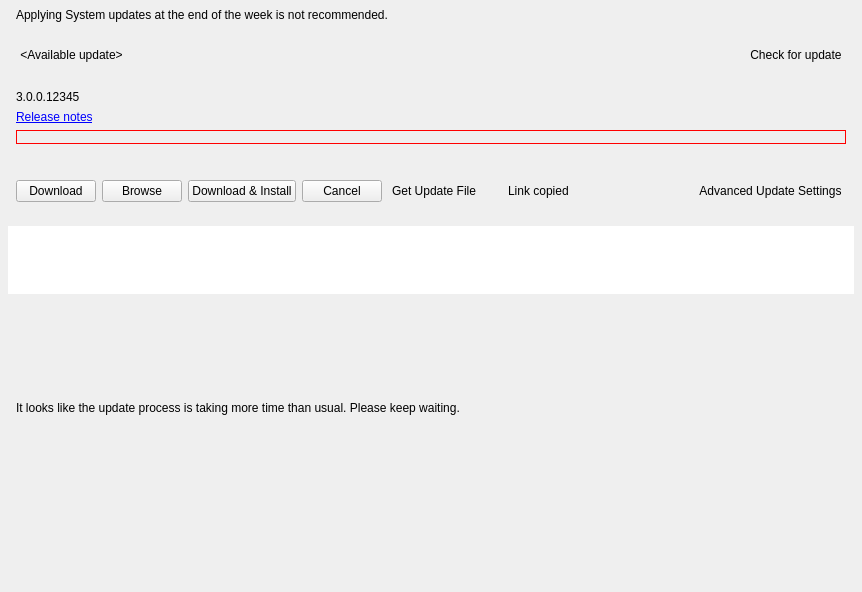
<?xml version="1.0" encoding="UTF-8"?>
<ui version="4.0">
 <class>MultiServerUpdatesWidget</class>
 <widget class="QWidget" name="MultiServerUpdatesWidget">
  <property name="geometry">
   <rect>
    <x>0</x>
    <y>0</y>
    <width>862</width>
    <height>592</height>
   </rect>
  </property>
  <layout class="QVBoxLayout" name="verticalLayout" stretch="0,0,1">
   <property name="spacing">
    <number>0</number>
   </property>
   <property name="leftMargin">
    <number>0</number>
   </property>
   <property name="topMargin">
    <number>0</number>
   </property>
   <property name="rightMargin">
    <number>0</number>
   </property>
   <property name="bottomMargin">
    <number>0</number>
   </property>
   <item>
    <widget class="nx::vms::client::desktop::Panel" name="dayWarningBanner" native="true">
     <layout class="QHBoxLayout" name="horizontalLayout_4">
      <property name="leftMargin">
       <number>16</number>
      </property>
      <property name="topMargin">
       <number>8</number>
      </property>
      <property name="rightMargin">
       <number>16</number>
      </property>
      <property name="bottomMargin">
       <number>8</number>
      </property>
      <item>
       <widget class="QLabel" name="dayWarningLabel">
        <property name="text">
         <string>Applying System updates at the end of the week is not recommended.</string>
        </property>
       </widget>
      </item>
     </layout>
    </widget>
   </item>
   <item>
    <widget class="nx::vms::client::desktop::Panel" name="controlsPanel" native="true">
     <property name="sizePolicy">
      <sizepolicy hsizetype="Preferred" vsizetype="Preferred">
       <horstretch>0</horstretch>
       <verstretch>0</verstretch>
      </sizepolicy>
     </property>
     <layout class="QVBoxLayout" name="controlsVerticalLayout">
      <property name="spacing">
       <number>0</number>
      </property>
      <property name="leftMargin">
       <number>16</number>
      </property>
      <property name="topMargin">
       <number>14</number>
      </property>
      <property name="rightMargin">
       <number>16</number>
      </property>
      <property name="bottomMargin">
       <number>16</number>
      </property>
      <item>
       <widget class="QStackedWidget" name="titleStackedWidget">
        <property name="currentIndex">
         <number>0</number>
        </property>
        <widget class="QWidget" name="selectUpdateTypePage">
         <layout class="QHBoxLayout" name="horizontalLayout_10">
          <property name="leftMargin">
           <number>0</number>
          </property>
          <property name="topMargin">
           <number>0</number>
          </property>
          <property name="rightMargin">
           <number>0</number>
          </property>
          <property name="bottomMargin">
           <number>0</number>
          </property>
          <item>
           <widget class="QPushButton" name="selectUpdateTypeButton">
            <property name="sizePolicy">
             <sizepolicy hsizetype="Minimum" vsizetype="Preferred">
              <horstretch>0</horstretch>
              <verstretch>0</verstretch>
             </sizepolicy>
            </property>
            <property name="focusPolicy">
             <enum>Qt::TabFocus</enum>
            </property>
            <property name="text">
             <string notr="true">&lt;Available update&gt;</string>
            </property>
            <property name="iconSize">
             <size>
              <width>20</width>
              <height>20</height>
             </size>
            </property>
            <property name="flat">
             <bool>true</bool>
            </property>
           </widget>
          </item>
          <item>
           <spacer name="horizontalSpacer_5">
            <property name="orientation">
             <enum>Qt::Horizontal</enum>
            </property>
            <property name="sizeHint" stdset="0">
             <size>
              <width>355</width>
              <height>0</height>
             </size>
            </property>
           </spacer>
          </item>
          <item>
           <widget class="QPushButton" name="updateCheckMode">
            <property name="text">
             <string>Check for update</string>
            </property>
            <property name="flat">
             <bool>true</bool>
            </property>
           </widget>
          </item>
         </layout>
        </widget>
        <widget class="QWidget" name="updatingPage">
         <layout class="QHBoxLayout" name="horizontalLayout_11">
          <property name="leftMargin">
           <number>0</number>
          </property>
          <property name="topMargin">
           <number>0</number>
          </property>
          <property name="rightMargin">
           <number>0</number>
          </property>
          <property name="bottomMargin">
           <number>0</number>
          </property>
          <item>
           <widget class="QLabel" name="updatingTitleLabel">
            <property name="text">
             <string>Updating to...</string>
            </property>
           </widget>
          </item>
          <item>
           <spacer name="horizontalSpacer_6">
            <property name="orientation">
             <enum>Qt::Horizontal</enum>
            </property>
            <property name="sizeHint" stdset="0">
             <size>
              <width>522</width>
              <height>0</height>
             </size>
            </property>
           </spacer>
          </item>
         </layout>
        </widget>
       </widget>
      </item>
      <item>
       <spacer name="verticalSpacer_4">
        <property name="orientation">
         <enum>Qt::Vertical</enum>
        </property>
        <property name="sizeType">
         <enum>QSizePolicy::Fixed</enum>
        </property>
        <property name="sizeHint" stdset="0">
         <size>
          <width>20</width>
          <height>6</height>
         </size>
        </property>
       </spacer>
      </item>
      <item>
       <widget class="QStackedWidget" name="versionStackedWidget">
        <property name="currentIndex">
         <number>0</number>
        </property>
        <widget class="QWidget" name="versionPage">
         <layout class="QVBoxLayout" name="verticalLayout_5" stretch="0,1,0,0">
          <property name="spacing">
           <number>6</number>
          </property>
          <property name="leftMargin">
           <number>0</number>
          </property>
          <property name="topMargin">
           <number>0</number>
          </property>
          <property name="rightMargin">
           <number>0</number>
          </property>
          <property name="bottomMargin">
           <number>0</number>
          </property>
          <item>
           <widget class="QLabel" name="targetVersionLabel">
            <property name="minimumSize">
             <size>
              <width>0</width>
              <height>32</height>
             </size>
            </property>
            <property name="maximumSize">
             <size>
              <width>16777215</width>
              <height>32</height>
             </size>
            </property>
            <property name="text">
             <string notr="true">3.0.0.12345</string>
            </property>
            <property name="alignment">
             <set>Qt::AlignBottom|Qt::AlignLeading|Qt::AlignLeft</set>
            </property>
            <property name="margin">
             <number>1</number>
            </property>
            <property name="textInteractionFlags">
             <set>Qt::NoTextInteraction</set>
            </property>
           </widget>
          </item>
          <item>
           <widget class="QLabel" name="releaseNotesUrl">
            <property name="sizePolicy">
             <sizepolicy hsizetype="Preferred" vsizetype="Fixed">
              <horstretch>0</horstretch>
              <verstretch>0</verstretch>
             </sizepolicy>
            </property>
            <property name="text">
             <string notr="true" extracomment="Text should not be translatable, set from cpp">&lt;a href='notes'&gt;Release notes&lt;/a&gt;</string>
            </property>
            <property name="alignment">
             <set>Qt::AlignLeading|Qt::AlignLeft|Qt::AlignTop</set>
            </property>
            <property name="margin">
             <number>0</number>
            </property>
           </widget>
          </item>
          <item>
           <widget class="QWidget" name="releaseDescriptionHolder" native="true">
            <property name="styleSheet">
             <string notr="true">#releaseDescriptionHolder { border-width: 1px;
border-color: red;
border-style: solid;
}</string>
            </property>
            <layout class="QVBoxLayout" name="verticalLayout_3">
             <property name="spacing">
              <number>0</number>
             </property>
             <property name="leftMargin">
              <number>0</number>
             </property>
             <property name="topMargin">
              <number>0</number>
             </property>
             <property name="rightMargin">
              <number>0</number>
             </property>
             <property name="bottomMargin">
              <number>0</number>
             </property>
             <item>
              <widget class="QLabel" name="releaseDescriptionLabel">
               <property name="sizePolicy">
                <sizepolicy hsizetype="Preferred" vsizetype="Preferred">
                 <horstretch>0</horstretch>
                 <verstretch>0</verstretch>
                </sizepolicy>
               </property>
               <property name="text">
                <string notr="true">&lt;Here will be release description (if not empty)&gt;</string>
               </property>
               <property name="margin">
                <number>16</number>
               </property>
              </widget>
             </item>
            </layout>
           </widget>
          </item>
          <item>
           <widget class="QLabel" name="errorLabel">
            <property name="sizePolicy">
             <sizepolicy hsizetype="Preferred" vsizetype="Maximum">
              <horstretch>0</horstretch>
              <verstretch>0</verstretch>
             </sizepolicy>
            </property>
            <property name="text">
             <string notr="true"/>
            </property>
            <property name="alignment">
             <set>Qt::AlignLeading|Qt::AlignLeft|Qt::AlignTop</set>
            </property>
            <property name="textInteractionFlags">
             <set>Qt::LinksAccessibleByMouse</set>
            </property>
           </widget>
          </item>
         </layout>
        </widget>
        <widget class="QWidget" name="checkingPage">
         <layout class="QHBoxLayout" name="horizontalLayout_7">
          <property name="leftMargin">
           <number>0</number>
          </property>
          <property name="topMargin">
           <number>0</number>
          </property>
          <property name="rightMargin">
           <number>0</number>
          </property>
          <property name="bottomMargin">
           <number>0</number>
          </property>
          <item alignment="Qt::AlignTop">
           <widget class="nx::vms::client::desktop::BusyIndicatorWidget" name="checkingProgress" native="true"/>
          </item>
          <item>
           <spacer name="horizontalSpacer">
            <property name="orientation">
             <enum>Qt::Horizontal</enum>
            </property>
            <property name="sizeHint" stdset="0">
             <size>
              <width>534</width>
              <height>0</height>
             </size>
            </property>
           </spacer>
          </item>
         </layout>
        </widget>
        <widget class="QWidget" name="latestVersionPage">
         <property name="minimumSize">
          <size>
           <width>0</width>
           <height>40</height>
          </size>
         </property>
         <property name="maximumSize">
          <size>
           <width>16777215</width>
           <height>40</height>
          </size>
         </property>
         <layout class="QHBoxLayout" name="horizontalLayout_8" stretch="0,0,0">
          <property name="spacing">
           <number>4</number>
          </property>
          <property name="leftMargin">
           <number>0</number>
          </property>
          <property name="topMargin">
           <number>0</number>
          </property>
          <property name="rightMargin">
           <number>0</number>
          </property>
          <property name="bottomMargin">
           <number>0</number>
          </property>
          <item>
           <widget class="QLabel" name="latestVersionIconLabel">
            <property name="text">
             <string/>
            </property>
           </widget>
          </item>
          <item>
           <widget class="QLabel" name="latestVersionBannerLabel">
            <property name="text">
             <string>You have the latest version installed</string>
            </property>
           </widget>
          </item>
          <item>
           <spacer name="horizontalSpacer_2">
            <property name="orientation">
             <enum>Qt::Horizontal</enum>
            </property>
            <property name="sizeHint" stdset="0">
             <size>
              <width>40</width>
              <height>0</height>
             </size>
            </property>
           </spacer>
          </item>
         </layout>
        </widget>
       </widget>
      </item>
      <item>
       <spacer name="verticalSpacer_2">
        <property name="orientation">
         <enum>Qt::Vertical</enum>
        </property>
        <property name="sizeType">
         <enum>QSizePolicy::Fixed</enum>
        </property>
        <property name="sizeHint" stdset="0">
         <size>
          <width>20</width>
          <height>16</height>
         </size>
        </property>
       </spacer>
      </item>
      <item>
       <widget class="QStackedWidget" name="updateStackedWidget">
        <property name="currentIndex">
         <number>0</number>
        </property>
        <widget class="QWidget" name="updateControlsPage">
         <layout class="QHBoxLayout" name="horizontalLayout_12">
          <property name="leftMargin">
           <number>0</number>
          </property>
          <property name="topMargin">
           <number>0</number>
          </property>
          <property name="rightMargin">
           <number>0</number>
          </property>
          <property name="bottomMargin">
           <number>0</number>
          </property>
          <item>
           <widget class="QPushButton" name="downloadButton">
            <property name="text">
             <string>Download</string>
            </property>
           </widget>
          </item>
          <item>
           <widget class="QPushButton" name="browseUpdate">
            <property name="text">
             <string>Browse</string>
            </property>
           </widget>
          </item>
          <item>
           <widget class="QPushButton" name="downloadAndInstall">
            <property name="sizePolicy">
             <sizepolicy hsizetype="Preferred" vsizetype="Fixed">
              <horstretch>0</horstretch>
              <verstretch>0</verstretch>
             </sizepolicy>
            </property>
            <property name="text">
             <string>Download &amp;&amp; Install</string>
            </property>
           </widget>
          </item>
          <item>
           <widget class="QPushButton" name="cancelUpdateButton">
            <property name="text">
             <string>Cancel</string>
            </property>
           </widget>
          </item>
          <item>
           <widget class="QPushButton" name="manualDownloadButton">
            <property name="text">
             <string notr="true">Get Update File</string>
            </property>
            <property name="flat">
             <bool>true</bool>
            </property>
           </widget>
          </item>
          <item>
           <widget class="QWidget" name="linkCopiedWidget" native="true">
            <layout class="QHBoxLayout" name="horizontalLayout_5">
             <property name="topMargin">
              <number>0</number>
             </property>
             <property name="bottomMargin">
              <number>0</number>
             </property>
             <item>
              <widget class="QLabel" name="linkCopiedIconLabel">
               <property name="text">
                <string notr="true"/>
               </property>
              </widget>
             </item>
             <item>
              <widget class="QLabel" name="linkCopiedLabel">
               <property name="text">
                <string>Link copied</string>
               </property>
              </widget>
             </item>
            </layout>
            <zorder>linkCopiedLabel</zorder>
            <zorder>linkCopiedIconLabel</zorder>
           </widget>
          </item>
          <item>
           <spacer name="horizontalSpacer_3">
            <property name="orientation">
             <enum>Qt::Horizontal</enum>
            </property>
            <property name="sizeHint" stdset="0">
             <size>
              <width>40</width>
              <height>0</height>
             </size>
            </property>
           </spacer>
          </item>
          <item>
           <widget class="QPushButton" name="advancedUpdateSettings">
            <property name="sizePolicy">
             <sizepolicy hsizetype="Preferred" vsizetype="Fixed">
              <horstretch>0</horstretch>
              <verstretch>0</verstretch>
             </sizepolicy>
            </property>
            <property name="text">
             <string>Advanced Update Settings</string>
            </property>
            <property name="flat">
             <bool>true</bool>
            </property>
           </widget>
          </item>
         </layout>
        </widget>
        <widget class="QWidget" name="emptyPage"/>
        <widget class="QWidget" name="updateProgressPage">
         <layout class="QHBoxLayout" name="horizontalLayout_3">
          <property name="leftMargin">
           <number>0</number>
          </property>
          <property name="topMargin">
           <number>0</number>
          </property>
          <property name="rightMargin">
           <number>0</number>
          </property>
          <property name="bottomMargin">
           <number>0</number>
          </property>
          <item>
           <widget class="QProgressBar" name="actionProgess"/>
          </item>
          <item>
           <widget class="QPushButton" name="cancelProgressAction">
            <property name="text">
             <string>Cancel</string>
            </property>
           </widget>
          </item>
         </layout>
        </widget>
       </widget>
      </item>
     </layout>
    </widget>
   </item>
   <item>
    <widget class="QWidget" name="widget" native="true">
     <layout class="QVBoxLayout" name="verticalLayout_2" stretch="0,1,0">
      <property name="leftMargin">
       <number>8</number>
      </property>
      <property name="topMargin">
       <number>8</number>
      </property>
      <property name="rightMargin">
       <number>8</number>
      </property>
      <property name="bottomMargin">
       <number>16</number>
      </property>
      <item>
       <widget class="nx::vms::client::desktop::TableView" name="tableView">
        <property name="sizePolicy">
         <sizepolicy hsizetype="Expanding" vsizetype="MinimumExpanding">
          <horstretch>0</horstretch>
          <verstretch>0</verstretch>
         </sizepolicy>
        </property>
        <property name="minimumSize">
         <size>
          <width>0</width>
          <height>60</height>
         </size>
        </property>
        <property name="maximumSize">
         <size>
          <width>16777215</width>
          <height>16777215</height>
         </size>
        </property>
        <property name="focusPolicy">
         <enum>Qt::NoFocus</enum>
        </property>
        <property name="frameShape">
         <enum>QFrame::NoFrame</enum>
        </property>
        <property name="sizeAdjustPolicy">
         <enum>QAbstractScrollArea::AdjustToContents</enum>
        </property>
        <property name="editTriggers">
         <set>QAbstractItemView::NoEditTriggers</set>
        </property>
        <property name="selectionMode">
         <enum>QAbstractItemView::NoSelection</enum>
        </property>
        <property name="selectionBehavior">
         <enum>QAbstractItemView::SelectRows</enum>
        </property>
        <property name="horizontalScrollMode">
         <enum>QAbstractItemView::ScrollPerPixel</enum>
        </property>
        <property name="showGrid">
         <bool>false</bool>
        </property>
        <attribute name="horizontalHeaderHighlightSections">
         <bool>false</bool>
        </attribute>
        <attribute name="verticalHeaderVisible">
         <bool>false</bool>
        </attribute>
       </widget>
      </item>
      <item>
       <layout class="QVBoxLayout" name="verticalLayout_4" stretch="1,0">
        <property name="leftMargin">
         <number>8</number>
        </property>
        <property name="rightMargin">
         <number>8</number>
        </property>
        <item>
         <widget class="QLabel" name="longUpdateWarning">
          <property name="text">
           <string>It looks like the update process is taking more time than usual. Please keep waiting.</string>
          </property>
         </widget>
        </item>
        <item>
         <widget class="QLabel" name="debugStateLabel">
          <property name="text">
           <string/>
          </property>
          <property name="openExternalLinks">
           <bool>true</bool>
          </property>
          <property name="textInteractionFlags">
           <set>Qt::LinksAccessibleByMouse|Qt::TextSelectableByMouse</set>
          </property>
         </widget>
        </item>
       </layout>
      </item>
      <item>
       <spacer name="verticalSpacer">
        <property name="orientation">
         <enum>Qt::Vertical</enum>
        </property>
        <property name="sizeHint" stdset="0">
         <size>
          <width>20</width>
          <height>40</height>
         </size>
        </property>
       </spacer>
      </item>
     </layout>
    </widget>
   </item>
  </layout>
 </widget>
 <customwidgets>
  <customwidget>
   <class>nx::vms::client::desktop::Panel</class>
   <extends>QWidget</extends>
   <header location="global">nx/vms/client/desktop/common/widgets/panel.h</header>
   <container>1</container>
  </customwidget>
  <customwidget>
   <class>nx::vms::client::desktop::BusyIndicatorWidget</class>
   <extends>QWidget</extends>
   <header location="global">nx/vms/client/desktop/common/widgets/busy_indicator.h</header>
   <container>1</container>
  </customwidget>
  <customwidget>
   <class>nx::vms::client::desktop::TableView</class>
   <extends>QTableView</extends>
   <header location="global">nx/vms/client/desktop/common/widgets/table_view.h</header>
   <container>1</container>
  </customwidget>
 </customwidgets>
 <resources/>
 <connections/>
</ui>
